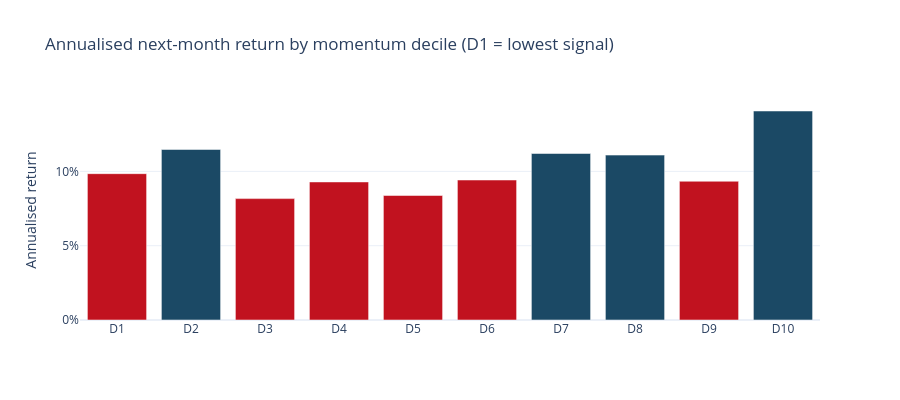

The notebook cell saved with this chart:
### Code cell
# The same question asked visually: sort stocks into deciles by signal, then look at
# what each decile actually returned next month. A working signal produces a staircase.
def decile_returns(feature, rets, n_bins=10):
    fwd = forward_return(rets, 1)
    out = {b: [] for b in range(n_bins)}
    for t in feature.index:
        if t not in fwd.index:
            continue
        pair = pd.concat([feature.loc[t], fwd.loc[t]], axis=1).dropna()
        if len(pair) < 50:
            continue
        bins = pd.qcut(pair.iloc[:, 0], n_bins, labels=False, duplicates="drop")
        for b, grp in pair.iloc[:, 1].groupby(bins):
            out[b].append(grp.mean())
    return pd.Series({b: np.mean(v) * 12 for b, v in out.items() if v})


dec = decile_returns(features["mom_6m"], rets_clean)
fig = go.Figure(go.Bar(x=[f"D{i+1}" for i in dec.index], y=dec.values,
                       marker=dict(color=["#c1121f" if v < dec.mean() else "#1b4965"
                                          for v in dec.values])))
fig.update_layout(title="Annualised next-month return by momentum decile (D1 = lowest signal)",
                  template=AIRM_TEMPLATE, height=400, showlegend=False,
                  yaxis_title="Annualised return", yaxis_tickformat=".0%")
fig.show()

spread = dec.iloc[-1] - dec.iloc[0]
monotonic = bool((dec.diff().dropna() > 0).all())
print(f"Top decile minus bottom decile: {spread:+.2%} a year")
print(f"Monotonic staircase from D1 to D10? {monotonic}")
print("\nA textbook signal rises steadily across the deciles. This one delivers a positive")
print("spread from end to end but wanders in between -- the signature of a weak signal")
print("measured over too short a sample, rather than of no signal at all.")

### Figure 1 — Plotly figure (JSON) as saved in the notebook; plotly's stock layout.template omitted (floating-point values rounded to 4 significant figures)
{"data": [{"marker": {"color": ["#c1121f", "#1b4965", "#c1121f", "#c1121f", "#c1121f", "#c1121f", "#1b4965", "#1b4965", "#c1121f", "#1b4965"]}, "type": "bar", "x": ["D1", "D2", "D3", "D4", "D5", "D6", "D7", "D8", "D9", "D10"], "y": [0.09849, 0.1148, 0.0817, 0.09293, 0.08382, 0.09422, 0.1121, 0.111, 0.09338, 0.1407]}], "layout": {"height": 400, "showlegend": false, "title": {"text": "Annualised next-month return by momentum decile (D1 = lowest signal)"}, "yaxis": {"tickformat": ".0%", "title": {"text": "Annualised return"}}}}
